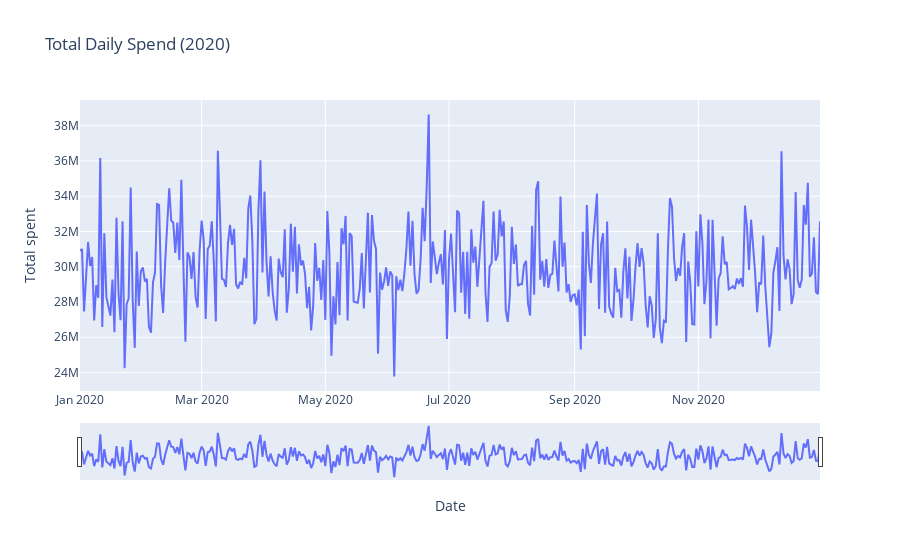

Source (notebook cell):
### Markdown cell above
### Динамика совокупных ежедневных трат (2020)

На графике показана динамика общей суммы ежедневных расходов по всем категориям за 2020 год.  
Визуализация позволяет оценить:
- общий уровень и вариативность дневных трат
- наличие всплесков и аномалий
- сезонные изменения в течение года

### Code cell
#  создаём пустую фигуру
fig = go.Figure()

# добавляем трек (линию) с дневными тратами
fig.add_trace(go.Scatter(
    x=daily_total["ymd"],
    y=daily_total["total_spent"],
    mode="lines",
    name="Total spend"
))

# настраиваем заголовок, оси и ползунок диапазона дат
fig.update_layout(
    title="Total Daily Spend (2020)",
    xaxis_title="Date",
    yaxis_title="Total spent",
    xaxis=dict(
        rangeslider=dict(visible=True),
        type="date"
    )
)

# отображаем график
fig.show()

### Figure 1 — Plotly figure (JSON) as saved in the notebook; plotly's stock layout.template omitted (floating-point values rounded to 4 significant figures; data arrays with more than 128 entries replaced by an {"elided": "..."} marker saying what was removed)
{"data": [{"mode": "lines", "name": "Total spend", "type": "scatter", "x": {"elided": "366 str values"}, "y": {"elided": "366 float values"}}], "layout": {"title": {"text": "Total Daily Spend (2020)"}, "xaxis": {"rangeslider": {"visible": true}, "title": {"text": "Date"}, "type": "date"}, "yaxis": {"title": {"text": "Total spent"}}}}
